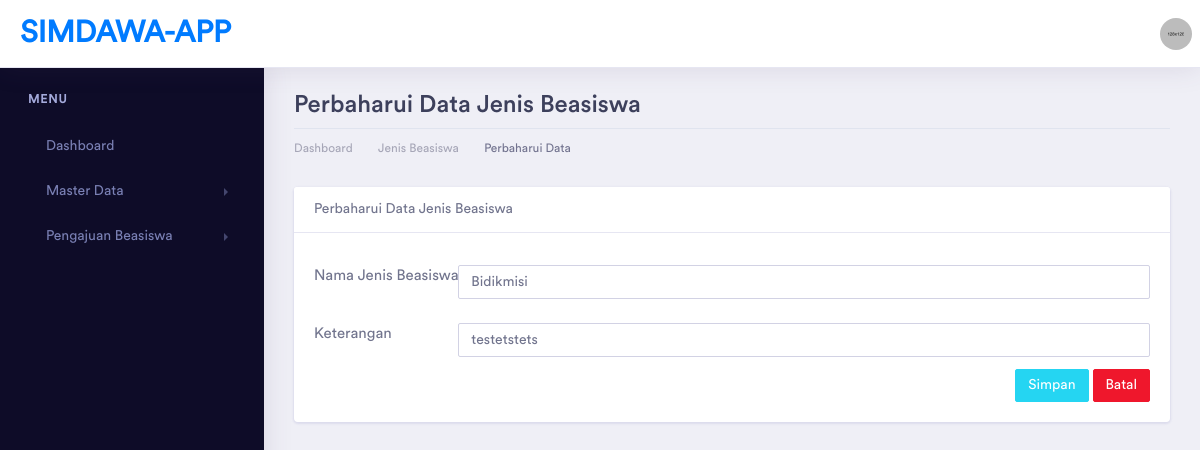
/jenis/ubah/1, run on an earlier commit of the app's database.
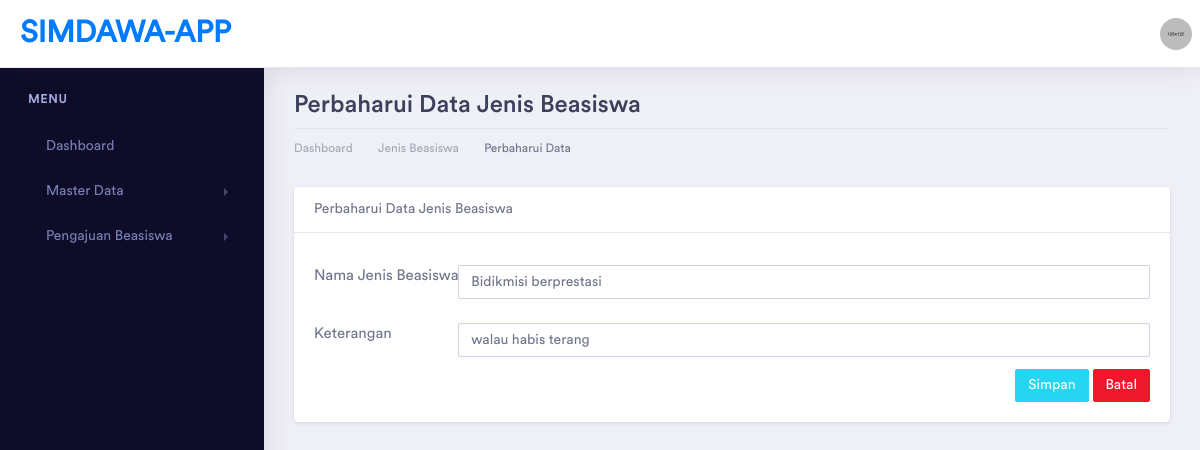
And on a later commit of the database.
### tables this page shows
CREATE TABLE `jenis_beasiswa` (
  `id` int(11) NOT NULL,
  `nama_jenis` varchar(50) DEFAULT NULL,
  `keterangan` varchar(100) DEFAULT NULL
);

### application/controllers/Jenis.php (called while the page is built, shortened)
<?php
class Jenis extends CI_Controller
{
    function __construct()
    {
        $this->load->model('JenisModel');
    }
    public function ubah($id)
    {
        if (isset($_POST['update'])) {
            $this->JenisModel->update_jenis();
            redirect('jenis');
        } else {
            $data['title'] = "Tambah Data Jenis Beasiswa | SIMDAWA-APP";
            $data['jenis'] = $this->JenisModel->get_jenis_byid($id);
            $this->load->view('template/header', $data);
            $this->load->view('template/sidebar');
            $this->load->view('jenis/jenis_update', $data);
            $this->load->view('template/footer');
        }
    }
}

### index.php (called while the page is built, shortened)
<?php
require_once BASEPATH.'core/CodeIgniter.php';

### application/models/JenisModel.php (called while the page is built, shortened)
<?php
class JenisModel extends CI_Model
{
    private $tabel = "jenis_beasiswa";
    public function get_jenis_byid($id)
    {
        return $this->db->get_where($this->tabel, ['id' => $id])->row();
    }
}

### application/views/jenis/jenis_update.php (the view, shortened to what this page needs)
<div class="dashboard-wrapper">
    <div class="container-fluid dashboard-content">
        <div class="row">
            <div class="col-xl-12 col-lg-12 col-md-12 col-sm-12 col-12">
                <div class="page-header">
                    <h2 class="pageheader-title">Perbaharui Data Jenis Beasiswa </h2>
                    <div class="page-breadcrumb">
                        <nav aria-label="breadcrumb">
                            <ol class="breadcrumb">
                                <li class="breadcrumb-item"><a href="<?= base_url('home') ?>" class="breadcrumb-link">Dashboard</a></li>
                                <li class="breadcrumb-item"><a href="<?= base_url('jenis') ?>" class="breadcrumb-link">Jenis Beasiswa</a></li>
                                <li class="breadcrumb-item active" aria-current="page">Perbaharui Data</li>
                            </ol>
                        </nav>
                    </div>
                </div>
            </div>
        </div>
        <div class="row">
            <div class="col-xl-12 col-lg-12 col-md-12 col-sm-12 col-12">
                <div class="card">
                    <div class="card-header">
                        Perbaharui Data Jenis Beasiswa
                    </div>
                    <div class="card-body">
                        <form action="" method="post">
                            <div class="form-group row">
                                <label for="nama_jenis" class="col-md-2">Nama Jenis Beasiswa</label>
                                <div class="col-md-10">
                                    <input type="text" name="nama_jenis" required placeholder="Nama Jenis Beasiswa" value="<?= $jenis->nama_jenis ?>" class="form-control">
                                </div>
                            </div>
                            <div class="form-group row">
                                <label for="keterangan" class="col-md-2">Keterangan</label>
                                <div class="col-md-10">
                                    <input type="text" name="keterangan" required placeholder="Keterangan" value="<?= $jenis->keterangan ?>" class="form-control">
                                </div>
                            </div>
                            <a href="<?= base_url('jenis') ?>" class="btn btn-sm btn-danger float-right">Batal</a>
                            <button type="submit" name="update" class="btn btn-sm btn-info float-right mr-1">Simpan</button>
                        </form>
                    </div>
                </div>
            </div>
        </div>
    </div>
</div>

What changed in the data, as far as the page shows it:
changed jenis_beasiswa: nama_jenis "Bidikmisi" → "Bidikmisi berprestasi"; keterangan "testetstets" → "walau habis terang"
